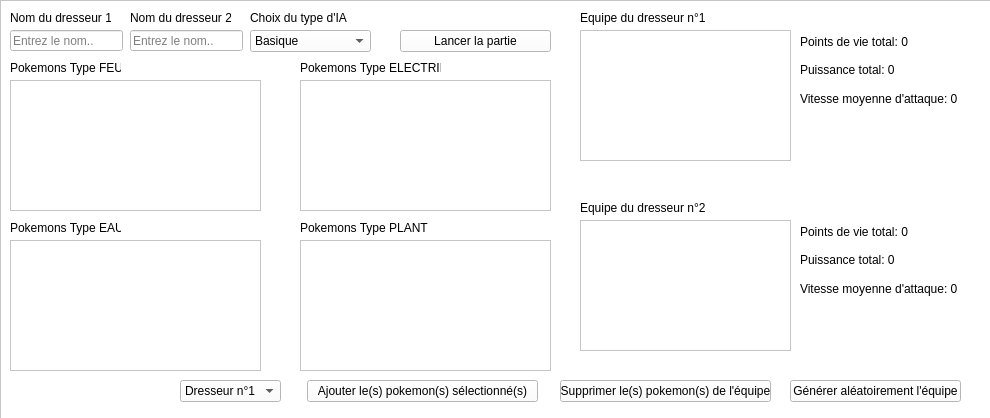
<?xml version="1.0" encoding="UTF-8"?>
<ui version="4.0">
 <class>HomeWidget</class>
 <widget class="QWidget" name="HomeWidget">
  <property name="geometry">
   <rect>
    <x>0</x>
    <y>0</y>
    <width>990</width>
    <height>418</height>
   </rect>
  </property>
  <property name="palette">
   <palette>
    <active>
     <colorrole role="WindowText">
      <brush brushstyle="SolidPattern">
       <color alpha="255">
        <red>0</red>
        <green>0</green>
        <blue>0</blue>
       </color>
      </brush>
     </colorrole>
     <colorrole role="Button">
      <brush brushstyle="SolidPattern">
       <color alpha="255">
        <red>255</red>
        <green>255</green>
        <blue>255</blue>
       </color>
      </brush>
     </colorrole>
     <colorrole role="Light">
      <brush brushstyle="SolidPattern">
       <color alpha="255">
        <red>255</red>
        <green>255</green>
        <blue>255</blue>
       </color>
      </brush>
     </colorrole>
     <colorrole role="Midlight">
      <brush brushstyle="SolidPattern">
       <color alpha="255">
        <red>255</red>
        <green>255</green>
        <blue>255</blue>
       </color>
      </brush>
     </colorrole>
     <colorrole role="Dark">
      <brush brushstyle="SolidPattern">
       <color alpha="255">
        <red>127</red>
        <green>127</green>
        <blue>127</blue>
       </color>
      </brush>
     </colorrole>
     <colorrole role="Mid">
      <brush brushstyle="SolidPattern">
       <color alpha="255">
        <red>170</red>
        <green>170</green>
        <blue>170</blue>
       </color>
      </brush>
     </colorrole>
     <colorrole role="Text">
      <brush brushstyle="SolidPattern">
       <color alpha="255">
        <red>0</red>
        <green>0</green>
        <blue>0</blue>
       </color>
      </brush>
     </colorrole>
     <colorrole role="BrightText">
      <brush brushstyle="SolidPattern">
       <color alpha="255">
        <red>255</red>
        <green>255</green>
        <blue>255</blue>
       </color>
      </brush>
     </colorrole>
     <colorrole role="ButtonText">
      <brush brushstyle="SolidPattern">
       <color alpha="255">
        <red>0</red>
        <green>0</green>
        <blue>0</blue>
       </color>
      </brush>
     </colorrole>
     <colorrole role="Base">
      <brush brushstyle="SolidPattern">
       <color alpha="255">
        <red>255</red>
        <green>255</green>
        <blue>255</blue>
       </color>
      </brush>
     </colorrole>
     <colorrole role="Window">
      <brush brushstyle="SolidPattern">
       <color alpha="255">
        <red>255</red>
        <green>255</green>
        <blue>255</blue>
       </color>
      </brush>
     </colorrole>
     <colorrole role="Shadow">
      <brush brushstyle="SolidPattern">
       <color alpha="255">
        <red>0</red>
        <green>0</green>
        <blue>0</blue>
       </color>
      </brush>
     </colorrole>
     <colorrole role="AlternateBase">
      <brush brushstyle="SolidPattern">
       <color alpha="255">
        <red>255</red>
        <green>255</green>
        <blue>255</blue>
       </color>
      </brush>
     </colorrole>
     <colorrole role="ToolTipBase">
      <brush brushstyle="SolidPattern">
       <color alpha="255">
        <red>255</red>
        <green>255</green>
        <blue>220</blue>
       </color>
      </brush>
     </colorrole>
     <colorrole role="ToolTipText">
      <brush brushstyle="SolidPattern">
       <color alpha="255">
        <red>0</red>
        <green>0</green>
        <blue>0</blue>
       </color>
      </brush>
     </colorrole>
     <colorrole role="PlaceholderText">
      <brush brushstyle="SolidPattern">
       <color alpha="128">
        <red>0</red>
        <green>0</green>
        <blue>0</blue>
       </color>
      </brush>
     </colorrole>
    </active>
    <inactive>
     <colorrole role="WindowText">
      <brush brushstyle="SolidPattern">
       <color alpha="255">
        <red>0</red>
        <green>0</green>
        <blue>0</blue>
       </color>
      </brush>
     </colorrole>
     <colorrole role="Button">
      <brush brushstyle="SolidPattern">
       <color alpha="255">
        <red>255</red>
        <green>255</green>
        <blue>255</blue>
       </color>
      </brush>
     </colorrole>
     <colorrole role="Light">
      <brush brushstyle="SolidPattern">
       <color alpha="255">
        <red>255</red>
        <green>255</green>
        <blue>255</blue>
       </color>
      </brush>
     </colorrole>
     <colorrole role="Midlight">
      <brush brushstyle="SolidPattern">
       <color alpha="255">
        <red>255</red>
        <green>255</green>
        <blue>255</blue>
       </color>
      </brush>
     </colorrole>
     <colorrole role="Dark">
      <brush brushstyle="SolidPattern">
       <color alpha="255">
        <red>127</red>
        <green>127</green>
        <blue>127</blue>
       </color>
      </brush>
     </colorrole>
     <colorrole role="Mid">
      <brush brushstyle="SolidPattern">
       <color alpha="255">
        <red>170</red>
        <green>170</green>
        <blue>170</blue>
       </color>
      </brush>
     </colorrole>
     <colorrole role="Text">
      <brush brushstyle="SolidPattern">
       <color alpha="255">
        <red>0</red>
        <green>0</green>
        <blue>0</blue>
       </color>
      </brush>
     </colorrole>
     <colorrole role="BrightText">
      <brush brushstyle="SolidPattern">
       <color alpha="255">
        <red>255</red>
        <green>255</green>
        <blue>255</blue>
       </color>
      </brush>
     </colorrole>
     <colorrole role="ButtonText">
      <brush brushstyle="SolidPattern">
       <color alpha="255">
        <red>0</red>
        <green>0</green>
        <blue>0</blue>
       </color>
      </brush>
     </colorrole>
     <colorrole role="Base">
      <brush brushstyle="SolidPattern">
       <color alpha="255">
        <red>255</red>
        <green>255</green>
        <blue>255</blue>
       </color>
      </brush>
     </colorrole>
     <colorrole role="Window">
      <brush brushstyle="SolidPattern">
       <color alpha="255">
        <red>255</red>
        <green>255</green>
        <blue>255</blue>
       </color>
      </brush>
     </colorrole>
     <colorrole role="Shadow">
      <brush brushstyle="SolidPattern">
       <color alpha="255">
        <red>0</red>
        <green>0</green>
        <blue>0</blue>
       </color>
      </brush>
     </colorrole>
     <colorrole role="AlternateBase">
      <brush brushstyle="SolidPattern">
       <color alpha="255">
        <red>255</red>
        <green>255</green>
        <blue>255</blue>
       </color>
      </brush>
     </colorrole>
     <colorrole role="ToolTipBase">
      <brush brushstyle="SolidPattern">
       <color alpha="255">
        <red>255</red>
        <green>255</green>
        <blue>220</blue>
       </color>
      </brush>
     </colorrole>
     <colorrole role="ToolTipText">
      <brush brushstyle="SolidPattern">
       <color alpha="255">
        <red>0</red>
        <green>0</green>
        <blue>0</blue>
       </color>
      </brush>
     </colorrole>
     <colorrole role="PlaceholderText">
      <brush brushstyle="SolidPattern">
       <color alpha="128">
        <red>0</red>
        <green>0</green>
        <blue>0</blue>
       </color>
      </brush>
     </colorrole>
    </inactive>
    <disabled>
     <colorrole role="WindowText">
      <brush brushstyle="SolidPattern">
       <color alpha="255">
        <red>127</red>
        <green>127</green>
        <blue>127</blue>
       </color>
      </brush>
     </colorrole>
     <colorrole role="Button">
      <brush brushstyle="SolidPattern">
       <color alpha="255">
        <red>255</red>
        <green>255</green>
        <blue>255</blue>
       </color>
      </brush>
     </colorrole>
     <colorrole role="Light">
      <brush brushstyle="SolidPattern">
       <color alpha="255">
        <red>255</red>
        <green>255</green>
        <blue>255</blue>
       </color>
      </brush>
     </colorrole>
     <colorrole role="Midlight">
      <brush brushstyle="SolidPattern">
       <color alpha="255">
        <red>255</red>
        <green>255</green>
        <blue>255</blue>
       </color>
      </brush>
     </colorrole>
     <colorrole role="Dark">
      <brush brushstyle="SolidPattern">
       <color alpha="255">
        <red>127</red>
        <green>127</green>
        <blue>127</blue>
       </color>
      </brush>
     </colorrole>
     <colorrole role="Mid">
      <brush brushstyle="SolidPattern">
       <color alpha="255">
        <red>170</red>
        <green>170</green>
        <blue>170</blue>
       </color>
      </brush>
     </colorrole>
     <colorrole role="Text">
      <brush brushstyle="SolidPattern">
       <color alpha="255">
        <red>127</red>
        <green>127</green>
        <blue>127</blue>
       </color>
      </brush>
     </colorrole>
     <colorrole role="BrightText">
      <brush brushstyle="SolidPattern">
       <color alpha="255">
        <red>255</red>
        <green>255</green>
        <blue>255</blue>
       </color>
      </brush>
     </colorrole>
     <colorrole role="ButtonText">
      <brush brushstyle="SolidPattern">
       <color alpha="255">
        <red>127</red>
        <green>127</green>
        <blue>127</blue>
       </color>
      </brush>
     </colorrole>
     <colorrole role="Base">
      <brush brushstyle="SolidPattern">
       <color alpha="255">
        <red>255</red>
        <green>255</green>
        <blue>255</blue>
       </color>
      </brush>
     </colorrole>
     <colorrole role="Window">
      <brush brushstyle="SolidPattern">
       <color alpha="255">
        <red>255</red>
        <green>255</green>
        <blue>255</blue>
       </color>
      </brush>
     </colorrole>
     <colorrole role="Shadow">
      <brush brushstyle="SolidPattern">
       <color alpha="255">
        <red>0</red>
        <green>0</green>
        <blue>0</blue>
       </color>
      </brush>
     </colorrole>
     <colorrole role="AlternateBase">
      <brush brushstyle="SolidPattern">
       <color alpha="255">
        <red>255</red>
        <green>255</green>
        <blue>255</blue>
       </color>
      </brush>
     </colorrole>
     <colorrole role="ToolTipBase">
      <brush brushstyle="SolidPattern">
       <color alpha="255">
        <red>255</red>
        <green>255</green>
        <blue>220</blue>
       </color>
      </brush>
     </colorrole>
     <colorrole role="ToolTipText">
      <brush brushstyle="SolidPattern">
       <color alpha="255">
        <red>0</red>
        <green>0</green>
        <blue>0</blue>
       </color>
      </brush>
     </colorrole>
     <colorrole role="PlaceholderText">
      <brush brushstyle="SolidPattern">
       <color alpha="128">
        <red>0</red>
        <green>0</green>
        <blue>0</blue>
       </color>
      </brush>
     </colorrole>
    </disabled>
   </palette>
  </property>
  <property name="windowTitle">
   <string>Form</string>
  </property>
  <widget class="QFrame" name="frame">
   <property name="geometry">
    <rect>
     <x>0</x>
     <y>0</y>
     <width>1011</width>
     <height>421</height>
    </rect>
   </property>
   <property name="autoFillBackground">
    <bool>false</bool>
   </property>
   <property name="styleSheet">
    <string notr="true"/>
   </property>
   <property name="frameShape">
    <enum>QFrame::StyledPanel</enum>
   </property>
   <property name="frameShadow">
    <enum>QFrame::Raised</enum>
   </property>
   <widget class="QPushButton" name="startGame">
    <property name="geometry">
     <rect>
      <x>400</x>
      <y>30</y>
      <width>151</width>
      <height>22</height>
     </rect>
    </property>
    <property name="text">
     <string>Lancer la partie</string>
    </property>
   </widget>
   <widget class="QLabel" name="label">
    <property name="geometry">
     <rect>
      <x>10</x>
      <y>10</y>
      <width>101</width>
      <height>16</height>
     </rect>
    </property>
    <property name="text">
     <string>Nom du dresseur 1</string>
    </property>
   </widget>
   <widget class="QLineEdit" name="trainer1Name">
    <property name="geometry">
     <rect>
      <x>10</x>
      <y>30</y>
      <width>113</width>
      <height>21</height>
     </rect>
    </property>
    <property name="text">
     <string/>
    </property>
    <property name="placeholderText">
     <string>Entrez le nom..</string>
    </property>
   </widget>
   <widget class="QLineEdit" name="trainer2Name">
    <property name="geometry">
     <rect>
      <x>130</x>
      <y>30</y>
      <width>113</width>
      <height>21</height>
     </rect>
    </property>
    <property name="text">
     <string/>
    </property>
    <property name="placeholderText">
     <string>Entrez le nom..</string>
    </property>
   </widget>
   <widget class="QLabel" name="label_2">
    <property name="geometry">
     <rect>
      <x>130</x>
      <y>10</y>
      <width>101</width>
      <height>16</height>
     </rect>
    </property>
    <property name="text">
     <string>Nom du dresseur 2</string>
    </property>
   </widget>
   <widget class="QComboBox" name="aiType">
    <property name="geometry">
     <rect>
      <x>250</x>
      <y>30</y>
      <width>121</width>
      <height>22</height>
     </rect>
    </property>
    <item>
     <property name="text">
      <string>Basique</string>
     </property>
    </item>
    <item>
     <property name="text">
      <string>Avancé</string>
     </property>
    </item>
    <item>
     <property name="text">
      <string>Extreme</string>
     </property>
    </item>
   </widget>
   <widget class="QLabel" name="label_3">
    <property name="geometry">
     <rect>
      <x>250</x>
      <y>10</y>
      <width>101</width>
      <height>16</height>
     </rect>
    </property>
    <property name="text">
     <string>Choix du type d'IA</string>
    </property>
   </widget>
   <widget class="QTableView" name="firePokemonsTableView">
    <property name="geometry">
     <rect>
      <x>10</x>
      <y>80</y>
      <width>251</width>
      <height>131</height>
     </rect>
    </property>
   </widget>
   <widget class="QTableView" name="electrikPokemonsTableView">
    <property name="geometry">
     <rect>
      <x>300</x>
      <y>80</y>
      <width>251</width>
      <height>131</height>
     </rect>
    </property>
   </widget>
   <widget class="QLabel" name="label_4">
    <property name="geometry">
     <rect>
      <x>10</x>
      <y>60</y>
      <width>111</width>
      <height>16</height>
     </rect>
    </property>
    <property name="text">
     <string>Pokemons Type FEU</string>
    </property>
   </widget>
   <widget class="QLabel" name="label_5">
    <property name="geometry">
     <rect>
      <x>300</x>
      <y>60</y>
      <width>141</width>
      <height>16</height>
     </rect>
    </property>
    <property name="text">
     <string>Pokemons Type ELECTRIK</string>
    </property>
   </widget>
   <widget class="QTableView" name="plantPokemonsTableView">
    <property name="geometry">
     <rect>
      <x>300</x>
      <y>240</y>
      <width>251</width>
      <height>131</height>
     </rect>
    </property>
   </widget>
   <widget class="QTableView" name="waterPokemonsTableView">
    <property name="geometry">
     <rect>
      <x>10</x>
      <y>240</y>
      <width>251</width>
      <height>131</height>
     </rect>
    </property>
   </widget>
   <widget class="QLabel" name="label_6">
    <property name="geometry">
     <rect>
      <x>300</x>
      <y>220</y>
      <width>141</width>
      <height>16</height>
     </rect>
    </property>
    <property name="text">
     <string>Pokemons Type PLANT</string>
    </property>
   </widget>
   <widget class="QLabel" name="label_7">
    <property name="geometry">
     <rect>
      <x>10</x>
      <y>220</y>
      <width>111</width>
      <height>16</height>
     </rect>
    </property>
    <property name="text">
     <string>Pokemons Type EAU</string>
    </property>
   </widget>
   <widget class="QListWidget" name="trainer1Team">
    <property name="geometry">
     <rect>
      <x>580</x>
      <y>30</y>
      <width>211</width>
      <height>131</height>
     </rect>
    </property>
   </widget>
   <widget class="QLabel" name="label_8">
    <property name="geometry">
     <rect>
      <x>580</x>
      <y>10</y>
      <width>141</width>
      <height>16</height>
     </rect>
    </property>
    <property name="text">
     <string>Equipe du dresseur n°1</string>
    </property>
   </widget>
   <widget class="QListWidget" name="trainer2Team">
    <property name="geometry">
     <rect>
      <x>580</x>
      <y>220</y>
      <width>211</width>
      <height>131</height>
     </rect>
    </property>
   </widget>
   <widget class="QLabel" name="label_9">
    <property name="geometry">
     <rect>
      <x>580</x>
      <y>200</y>
      <width>141</width>
      <height>16</height>
     </rect>
    </property>
    <property name="text">
     <string>Equipe du dresseur n°2</string>
    </property>
   </widget>
   <widget class="QPushButton" name="removePokemon">
    <property name="geometry">
     <rect>
      <x>560</x>
      <y>380</y>
      <width>211</width>
      <height>22</height>
     </rect>
    </property>
    <property name="text">
     <string>Supprimer le(s) pokemon(s) de l'équipe</string>
    </property>
   </widget>
   <widget class="QPushButton" name="generatePokemon">
    <property name="geometry">
     <rect>
      <x>790</x>
      <y>380</y>
      <width>171</width>
      <height>22</height>
     </rect>
    </property>
    <property name="text">
     <string>Générer aléatoirement l'équipe</string>
    </property>
   </widget>
   <widget class="QWidget" name="verticalLayoutWidget">
    <property name="geometry">
     <rect>
      <x>800</x>
      <y>30</y>
      <width>160</width>
      <height>80</height>
     </rect>
    </property>
    <layout class="QVBoxLayout" name="verticalLayout">
     <item>
      <widget class="QLabel" name="label_10">
       <property name="text">
        <string>Points de vie total: 0</string>
       </property>
      </widget>
     </item>
     <item>
      <widget class="QLabel" name="label_11">
       <property name="text">
        <string>Puissance total: 0</string>
       </property>
      </widget>
     </item>
     <item>
      <widget class="QLabel" name="label_12">
       <property name="text">
        <string>Vitesse moyenne d'attaque: 0</string>
       </property>
      </widget>
     </item>
    </layout>
   </widget>
   <widget class="QWidget" name="verticalLayoutWidget_2">
    <property name="geometry">
     <rect>
      <x>800</x>
      <y>220</y>
      <width>160</width>
      <height>80</height>
     </rect>
    </property>
    <layout class="QVBoxLayout" name="verticalLayout_2">
     <item>
      <widget class="QLabel" name="label_13">
       <property name="text">
        <string>Points de vie total: 0</string>
       </property>
      </widget>
     </item>
     <item>
      <widget class="QLabel" name="label_14">
       <property name="text">
        <string>Puissance total: 0</string>
       </property>
      </widget>
     </item>
     <item>
      <widget class="QLabel" name="label_15">
       <property name="text">
        <string>Vitesse moyenne d'attaque: 0</string>
       </property>
      </widget>
     </item>
    </layout>
   </widget>
   <widget class="QPushButton" name="addPokemon">
    <property name="geometry">
     <rect>
      <x>307</x>
      <y>380</y>
      <width>231</width>
      <height>22</height>
     </rect>
    </property>
    <property name="text">
     <string>Ajouter le(s) pokemon(s) sélectionné(s)</string>
    </property>
   </widget>
   <widget class="QComboBox" name="targetedTrainer">
    <property name="geometry">
     <rect>
      <x>180</x>
      <y>380</y>
      <width>101</width>
      <height>22</height>
     </rect>
    </property>
    <item>
     <property name="text">
      <string>Dresseur n°1</string>
     </property>
    </item>
    <item>
     <property name="text">
      <string>Dresseur n°2</string>
     </property>
    </item>
   </widget>
  </widget>
 </widget>
 <resources/>
 <connections/>
</ui>
